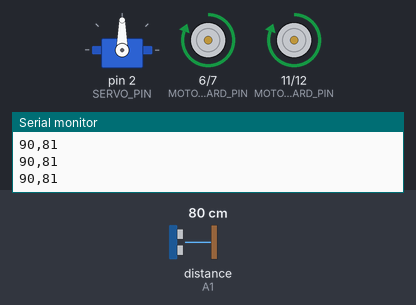
The sketch below on a simulated Arduino Uno, built with avr-gcc and run on an emulated ATmega328P. Shown: servo, motor-driver pin pairs drawn as motors (green arrow = first pin HIGH = forward, orange = second pin HIGH = backward, longer = more drive, scaled by the enable pin), the last lines printed to the serial monitor. The test bench sets the inputs (shaded band); at power-on: distance to the obstacle (sensor on A1) 80 cm. The echo pulse lasts 58.3 µs per cm.

Above: at 6.2 s.
6.3 s: distance to the obstacle (sensor on A1) set to 18 cm
7.8 s: distance to the obstacle (sensor on A1) set to 13 cm
At 8.16 s:
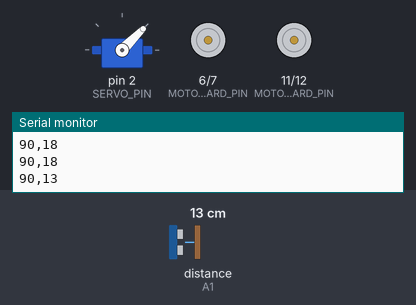
At 8.87 s:
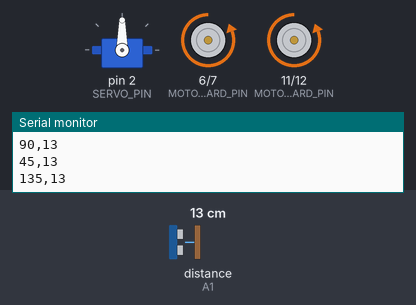
10.8 s: distance to the obstacle (sensor on A1) set to 35 cm
At 11.7 s:
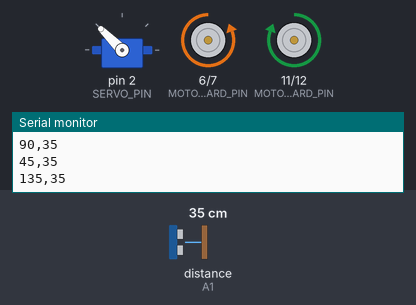
13.8 s: distance to the obstacle (sensor on A1) set to 145 cm
15.3 s: distance to the obstacle (sensor on A1) set to 153 cm
At 15.88 s:
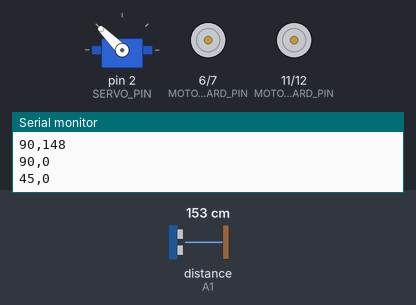
18.3 s: distance to the obstacle (sensor on A1) set to 60 cm
Timing chart, 0 to 21.7 s (numbered marks = the images above; inputs shaded):
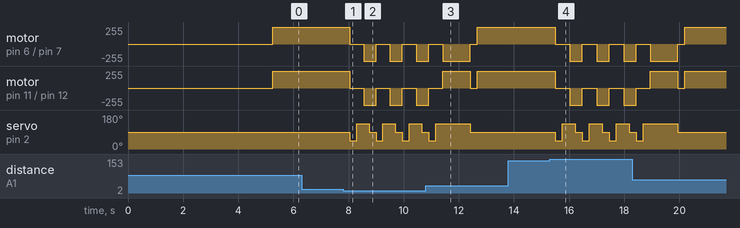

The sketch:

robot.ino
```cpp
/*
  Object avoiding robot

  version 1.0


*/

#include <Servo.h>
#include <NewPing.h>

#define SERVO_PIN    2    // Arduino pin 2 tied to the servo
#define TRIGGER_PIN  A0   // Arduino pin A0 tied to trigger pin on the ultrasonic sensor.
#define ECHO_PIN     A1   // Arduino pin A1 tied to echo pin on the ultrasonic sensor.
#define MAX_DISTANCE 150  // Maximum distance we want to ping for (in centimeters). Maximum sensor distance is rated at 400-500cm.
#define MIN_DISTANCE 15
#define MOTOR_LEFT_ENABLE_PIN     13
#define MOTOR_LEFT_FORWARD_PIN    11
#define MOTOR_LEFT_BACKWARD_PIN   12
#define MOTOR_RIGHT_ENABLE_PIN    5
#define MOTOR_RIGHT_FORWARD_PIN   6
#define MOTOR_RIGHT_BACKWARD_PIN  7

#define TURN_TIMER      1000
#define BACKWARD_TIMER  200

Servo myservo;  // create servo object to control a servo
NewPing sonar(TRIGGER_PIN, ECHO_PIN, MAX_DISTANCE); // create sonar object

int pos = 0;    // keep track of the position
int mindist = 255;
int dist = 0;
bool backward = false;

int getDistanceAndSend2Serial(int angle) {
  myservo.write(angle);             // tell servo to go to position in variable 'pos'
  delay(250);                     // delay 0.5 sec to let the servo move

  int cm = sonar.ping_cm();       // send ping and get distance
  Serial.print(angle, DEC);
  Serial.print(",");
  Serial.println(cm, DEC);
  return cm;
}

void motorStop() {
  digitalWrite(MOTOR_RIGHT_ENABLE_PIN, LOW);
  digitalWrite(MOTOR_LEFT_ENABLE_PIN, LOW);
  digitalWrite(MOTOR_RIGHT_FORWARD_PIN, LOW);
  digitalWrite(MOTOR_RIGHT_BACKWARD_PIN, LOW);
  digitalWrite(MOTOR_LEFT_FORWARD_PIN, LOW);
  digitalWrite(MOTOR_LEFT_BACKWARD_PIN, LOW);
}

void turnRight() {
  digitalWrite(MOTOR_RIGHT_FORWARD_PIN, LOW);
  digitalWrite(MOTOR_RIGHT_BACKWARD_PIN, HIGH);
  digitalWrite(MOTOR_LEFT_FORWARD_PIN, HIGH);
  digitalWrite(MOTOR_LEFT_BACKWARD_PIN, LOW);
  digitalWrite(MOTOR_RIGHT_ENABLE_PIN, HIGH);
  digitalWrite(MOTOR_LEFT_ENABLE_PIN, HIGH);

  delay(TURN_TIMER);
  motorStop();
}

void turnLeft() {
  digitalWrite(MOTOR_RIGHT_FORWARD_PIN, HIGH);
  digitalWrite(MOTOR_RIGHT_BACKWARD_PIN, LOW);
  digitalWrite(MOTOR_LEFT_FORWARD_PIN, LOW);
  digitalWrite(MOTOR_LEFT_BACKWARD_PIN, HIGH);
  digitalWrite(MOTOR_RIGHT_ENABLE_PIN, HIGH);
  digitalWrite(MOTOR_LEFT_ENABLE_PIN, HIGH);

  delay(TURN_TIMER);
  motorStop();
}

void goForward() {
  digitalWrite(MOTOR_RIGHT_FORWARD_PIN, HIGH);
  digitalWrite(MOTOR_RIGHT_BACKWARD_PIN, LOW);
  digitalWrite(MOTOR_LEFT_FORWARD_PIN, HIGH);
  digitalWrite(MOTOR_LEFT_BACKWARD_PIN, LOW);
  digitalWrite(MOTOR_RIGHT_ENABLE_PIN, HIGH);
  digitalWrite(MOTOR_LEFT_ENABLE_PIN, HIGH);
}

void goBackward() {
  digitalWrite(MOTOR_RIGHT_FORWARD_PIN, LOW);
  digitalWrite(MOTOR_RIGHT_BACKWARD_PIN, HIGH);
  digitalWrite(MOTOR_LEFT_FORWARD_PIN, LOW);
  digitalWrite(MOTOR_LEFT_BACKWARD_PIN, HIGH);
  digitalWrite(MOTOR_RIGHT_ENABLE_PIN, HIGH);
  digitalWrite(MOTOR_LEFT_ENABLE_PIN, HIGH);
  delay(BACKWARD_TIMER);
}


void setup() {
  Serial.begin(115200);
  myservo.attach(SERVO_PIN);  // attaches the servo on the pin defined in SERVO_PORT to the servo object

  // setup motor pins
  pinMode(MOTOR_LEFT_ENABLE_PIN, OUTPUT);
  pinMode(MOTOR_LEFT_FORWARD_PIN, OUTPUT);
  pinMode(MOTOR_LEFT_BACKWARD_PIN, OUTPUT);
  pinMode(MOTOR_RIGHT_ENABLE_PIN, OUTPUT);
  pinMode(MOTOR_RIGHT_FORWARD_PIN, OUTPUT);
  pinMode(MOTOR_RIGHT_BACKWARD_PIN, OUTPUT);

  digitalWrite(MOTOR_LEFT_ENABLE_PIN, LOW);
  digitalWrite(MOTOR_LEFT_FORWARD_PIN, LOW);
  digitalWrite(MOTOR_LEFT_BACKWARD_PIN, LOW);
  digitalWrite(MOTOR_RIGHT_ENABLE_PIN, LOW);
  digitalWrite(MOTOR_RIGHT_FORWARD_PIN, LOW);
  digitalWrite(MOTOR_RIGHT_BACKWARD_PIN, LOW);

  delay(5000);
}

void loop() {
  pos = 90;
  dist = getDistanceAndSend2Serial(pos);

  if (dist > 15 && !backward) {
    goForward();
  }
  else {
    backward = false;
    motorStop();
    int distLeft = getDistanceAndSend2Serial(45);
    int distRight = getDistanceAndSend2Serial(135);

    if (min(distLeft, distRight) > MIN_DISTANCE) { //
      if (distLeft < distRight) {
        turnLeft();
      } else {
        turnRight();
      }
    } else {
      goBackward();
      backward = true;
    }

  }
}
```

Measured:
- the behaviour switches between 16 and 15 cm on distance to the obstacle (sensor on A1) (found by bisection; images 0 and 1)
- the behaviour switches between 150 and 151 cm on distance to the obstacle (sensor on A1) (found by bisection; images 3 and 4)
- after the input at 7.8 s, motor on pin 6 (MOTOR_RIGHT_FORWARD_PIN) / pin 7 (MOTOR_RIGHT_BACKWARD_PIN), motor on pin 11 (MOTOR_LEFT_FORWARD_PIN) / pin 12 (MOTOR_LEFT_BACKWARD_PIN): alternates backward 255/255 for 0.45 s and stopped for 0.50 s, starting after 0.24 s
- after the input at 15.3 s, motor on pin 6 (MOTOR_RIGHT_FORWARD_PIN) / pin 7 (MOTOR_RIGHT_BACKWARD_PIN), motor on pin 11 (MOTOR_LEFT_FORWARD_PIN) / pin 12 (MOTOR_LEFT_BACKWARD_PIN): alternates backward 255/255 for 0.46 s and stopped for 0.52 s, starting after 0.20 s
